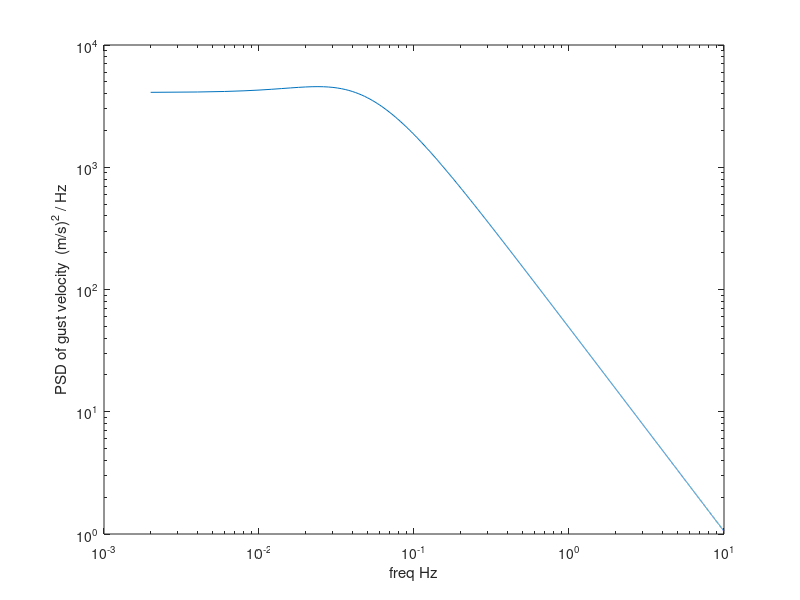
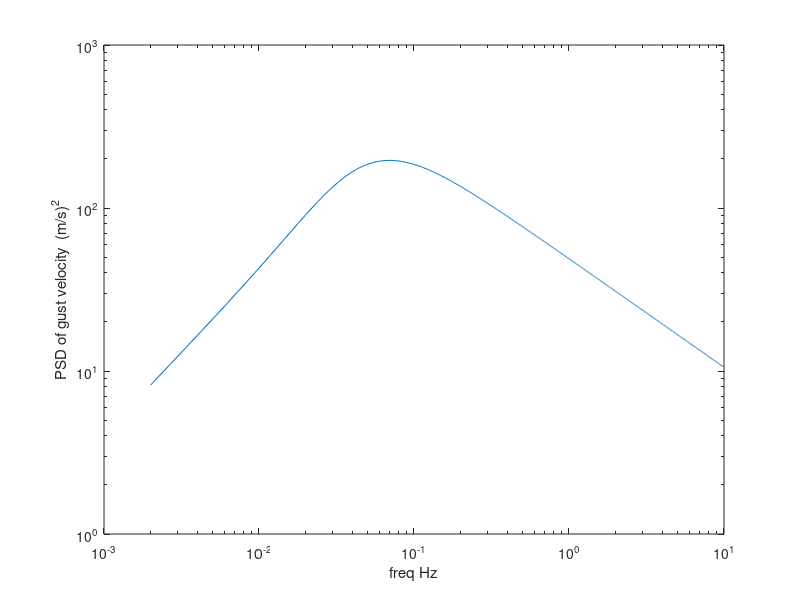
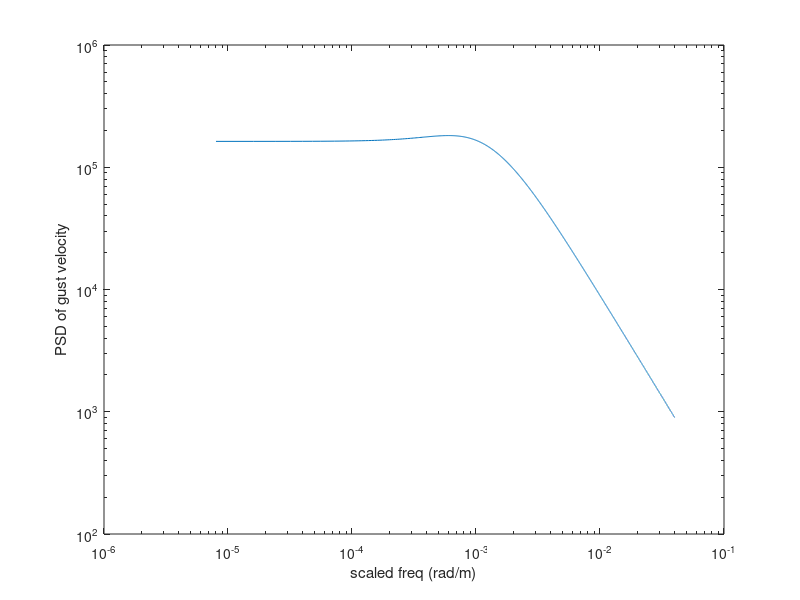
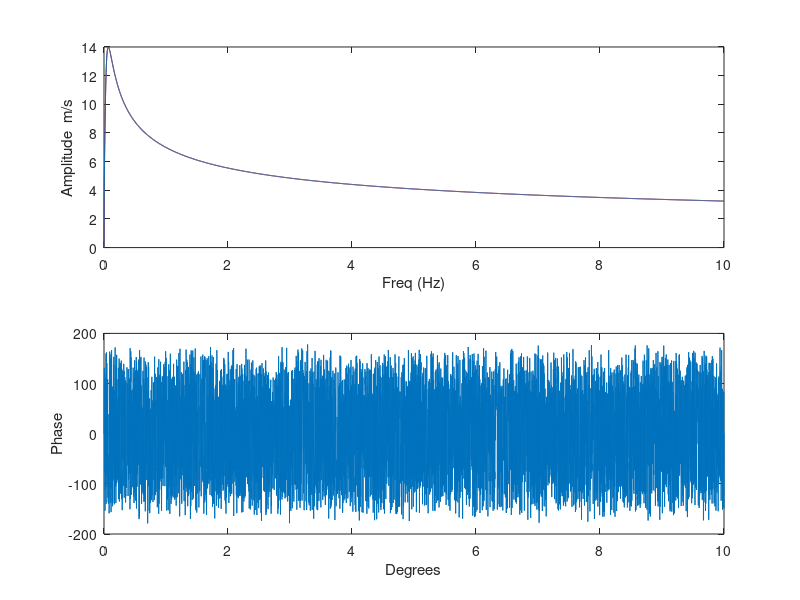

Write MATLAB code to recreate these figures, in order.
%%  CT time history   CT_time.m
% defines a time history using the Von Karman spectra

close all
clear all
vrms = 25.908;            %  rms turbulence   m/s
U = 250;                 %  airspeed m/s
L = 762;                 %  characteristic scale wavelength  m
a = 1.339;

%%%%%%%%%%%%%%%%
fnyq = 10;   %   Nyquist Frequency  Hz
npts = 10000;  %  number of time points
nd2 = npts/2;
nd2p1 = nd2+1;  % number of freq points including zero Hz (DC)
dt = 1/2/fnyq;    %   sampling time
df = 1/npts/dt;   %   frequency increment
tt = dt*(1:npts);



%%%  PSDgust(w) = sigma_g2 2L/V  (1 + (8/3) (1.339 sigma L)^2  / (1 + (1.339sigma L)^2 )^(11/6)
PSDgust = zeros(size(0:df:fnyq));
PSDgustom = zeros(size(0:df:fnyq));
f = zeros(size(0:df:fnyq));
om = zeros(size(0:df:fnyq));
icount = 0;
vrms2 = vrms^2;
figure(1)
for f = 0:df:fnyq;
   icount = icount + 1;
   ff(icount) = f;
   numer = 1 + 8/3*(2*pi*a*f*L/U)^2;
   denom = (1 + (2*pi*a*f*L/U)^2)^(11/6);
   PSDgust(icount) = vrms2*2*L/U * numer / denom;
end
loglog(ff,PSDgust)
xlabel('freq Hz')
ylabel('PSD of gust velocity  (m/s)^2 / Hz')
figure
loglog(ff,PSDgust.*ff)
xlabel('freq Hz')
ylabel('PSD of gust velocity  (m/s)^2')


icount = 0;
figure
for f = 0:df:fnyq;
   icount = icount + 1;
   om(icount) = f/U;
   numer = 1 + 8/3*(a*L*f/U)^2;
   denom = (1 + (a*L*f/U)^2)^(11/6);
   PSDgustom(icount) = vrms2*L/pi * numer / denom;
end
loglog(om,PSDgustom)
xlabel('scaled freq (rad/m)')
ylabel('PSD of gust velocity')

%%%%%%%%%%%%%%%%%%%%  
%%%%%%   Generate equivalent time history with same amplitude
%%%%%%%%%%%%%%%%%%%%

amp = sqrt(PSDgust.*ff);      %  define amplitude   %%  complex values a + jb
a = zeros(size(amp));
b = zeros(size(amp));
a(1) = 0;    %%%  set dc value to zero
b(1) = 0;
for ii = 2:nd2
    a(ii) = amp(ii)*(-1 + 2*rand);
    ssign = 2 * (rand > 0.5) - 1;
    b(ii) = ssign * sqrt(amp(ii)^2 - a(ii)^2);
    ab(ii) = sqrt(a(ii)^2 + b(ii)^2);
    phas(ii) = atan2(b(ii),a(ii));
end
ssign = 2 * (rand > 0.5) - 1;
a(nd2p1) = ssign * amp(nd2p1);
    
    b(nd2p1) = 0;
    ab(nd2p1) = sqrt(a(nd2p1)^2 + b(nd2p1)^2);
    phas(nd2p1) = atan2(b(nd2p1),a(nd2p1));


figure
subplot(211)
amp(1) = 0;
plot(ff,ab,'r',ff,amp)
ylabel('Amplitude  m/s')
xlabel('Freq (Hz)')
subplot(212)
plot(ff,phas*180/pi)
ylabel('Phase')
xlabel('Degrees')
   
%% Flip and add the frequency values

aa = [a fliplr(a(2:nd2))];
bb = [b -fliplr(b(2:nd2))];

y = ifft(aa+1i*bb);

figure
plot(tt,y)
ylabel('gust vel m/s')
xlabel('time')

%%%  check on the time history
YF = fft(y);
YF = YF(1:nd2p1);
% figure
% subplot(211)
% plot(ff,abs(YF))
% subplot(212)
% plot(ff,angle(YF)*180/pi)

%%%%%  Loop to reduce the crest factor


for jj = 1:10
crest(jj) = (max(y) - min(y)) / rms(y);
clip = 0.7*max(abs(y));    
    
for ii=1:npts
    if y(ii) > clip
        y(ii) = clip;
    elseif y(ii) < -clip
        y(ii) = -clip;
    end
end

%%%   sliced time history
% figure
% plot(tt,y)
% ylabel('gust vel m/s')
% xlabel('time')

YF = fft(y);
YF = YF(1:nd2p1);
% figure
% subplot(211)
% plot(ff,abs(YF))
% subplot(212)
% plot(ff,angle(YF)*180/pi)

%%%% scale so that the amplitude is the same as the original - multiply by
%%%% the same amount for the real and imag parts so keep the phase
YF = YF./abs(YF).*amp;

% figure  
% subplot(211)
% plot(ff,abs(YF))
% subplot(212)
% plot(ff,angle(YF)*180/pi)
aa = real(YF);
bb = imag(YF);
aa = [aa fliplr(aa(2:nd2))];
bb = [bb -fliplr(bb(2:nd2))];

y = ifft(aa+1i*bb);
figure
plot(tt,y)
ylabel('gust vel m/s')
xlabel('time')
end

figure
plot(crest,'xr')
xlabel('iteration')
ylabel('crest factor')